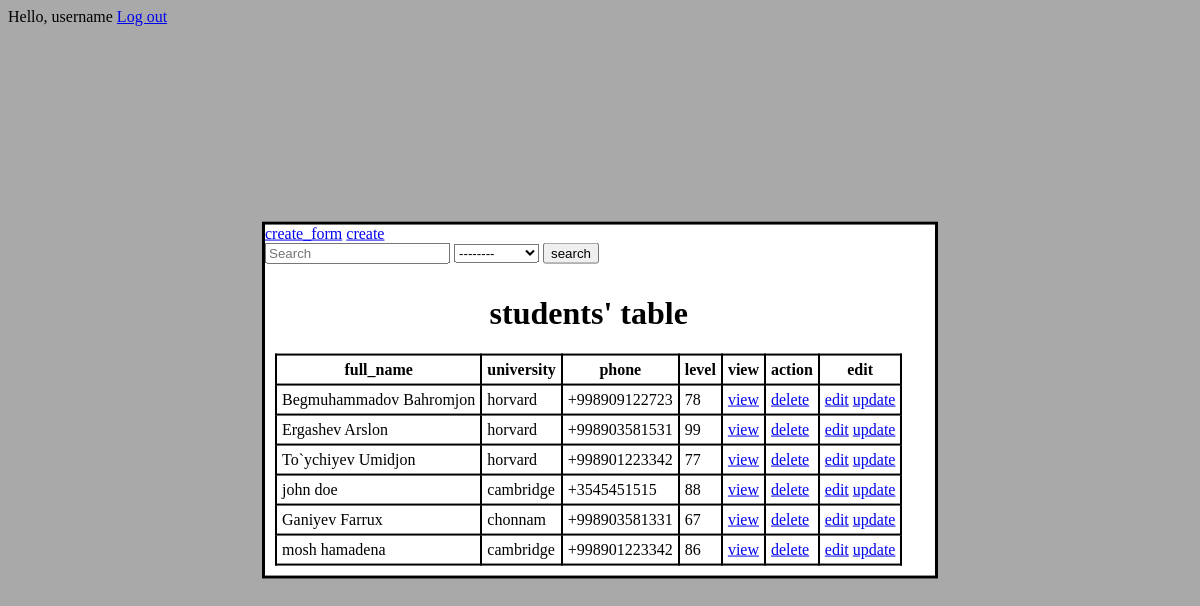
Screenshot of / (signed in) with the database file from the repository.
### student_reg/models.py (models this page shows, shortened)
class Table(models.Model):
    STATUS = (
        ('male', 'male'),
        ('female', 'female')
    )
    full_name = models.CharField(max_length=50)
    phone = models.CharField(max_length=15)
    level = models.CharField(max_length=5)
    owner = models.ForeignKey(User, on_delete=models.CASCADE, null=True, blank=True)
    university = models.ForeignKey(University, on_delete=models.CASCADE)
    type = models.CharField(max_length=10, null=True, choices=STATUS)

class University(models.Model):
    name = models.CharField(max_length=50)
    def __str__(self):
        return self.name

### student_reg/views.py (the view)
# urls.py: path('', table, name='table'),
def table(request):
    students = Table.objects.all()
    universities = University.objects.all()
    context = {'students': students,
               'universities': universities}
    return render(request, 'home.html', context)

### templates/home.html (shortened to what this page needs)
{% load static %}
<!doctype html>
<html lang="en">
<head>
    <link rel="stylesheet" href="{% static 'style.css' %}">
   {% if user.is_authenticated %}
    Hello, {{ user.username }}
       <a href="{% url 'users:logout' %}">Log out</a>
    {% else %}
    <a href="{% url 'users:login' %}">Log in</a>
    <a href="{% url 'users:u_register' %}">register</a>
    {% endif %}
</head>
<body>
<div class="table">
<a href="{% url 'add_student' %}"><span>create_form</span></a>
<a href="reg"><span>create</span></a>
<form action="{% url 'search' %}" method="post">
    <input type="text" name="fullName" placeholder="Search">
    <select name="chosen_university">
    <option value="%">--------</option>
    </select>
    <input type="submit" value="search">
</form>
<table>
    <thead>
    <caption><h1>students' table</h1></caption>
    <tr>
        <th>full_name</th>
        <th>university</th>
        <th>phone</th>
        <th>level</th>
        <th>view</th>
        <th>action</th>
        <th>edit</th>
    </tr>
    </thead>
    <tbody>
    {% for student in students %}
        <tr>
            <td>
                {{ student.full_name }}
            </td>
            <td>
                {{ student.university }}
            </td>
            <td>
                {{ student.phone }}
            </td>
            <td>
                {{ student.level }}
            </td>
            <td>
                <a href="/view/{{ student.id }}">view</a>
            </td>
            <td>
             <a href="/delete/{{ student.id }}">delete</a>
            </td>
            <td>
             <a href="/edit/{{ student.id }}">edit</a>
                <a href="{% url 'update_student' student.id %}">update</a>
            </td>
        </tr>
    {% endfor %}
    </tbody>
</table>
</div>
</body>
</html>

### static/style.css (style rules this page uses)
body { background-color: darkgrey; }
.table { background-color: white; border: 3px black solid; width:670px; margin: 0; position: absolute; top: 50%; left: 50%; transform: translate(-50%, -50%); }
table { margin: 10px; border-collapse: collapse; }
table, th, td { border:2px black solid; padding: 5px; }
tr { margin-left: 800px; }

### rows the page displays
Table: full_name "Begmuhammadov Bahromjon", university "horvard", phone "+998909122723", level "78"
Table: full_name "Ergashev Arslon", university "horvard", phone "+998903581531", level "99"
Table: full_name "To`ychiyev Umidjon", university "horvard", phone "+998901223342", level "77"
Table: full_name "john doe", university "cambridge", phone "+3545451515", level "88"
Table: full_name "Ganiyev Farrux", university "chonnam", phone "+998903581331", level "67"
Table: full_name "mosh hamadena", university "cambridge", phone "+998901223342", level "86"

### other values shown
{{ user.username }} "username"
